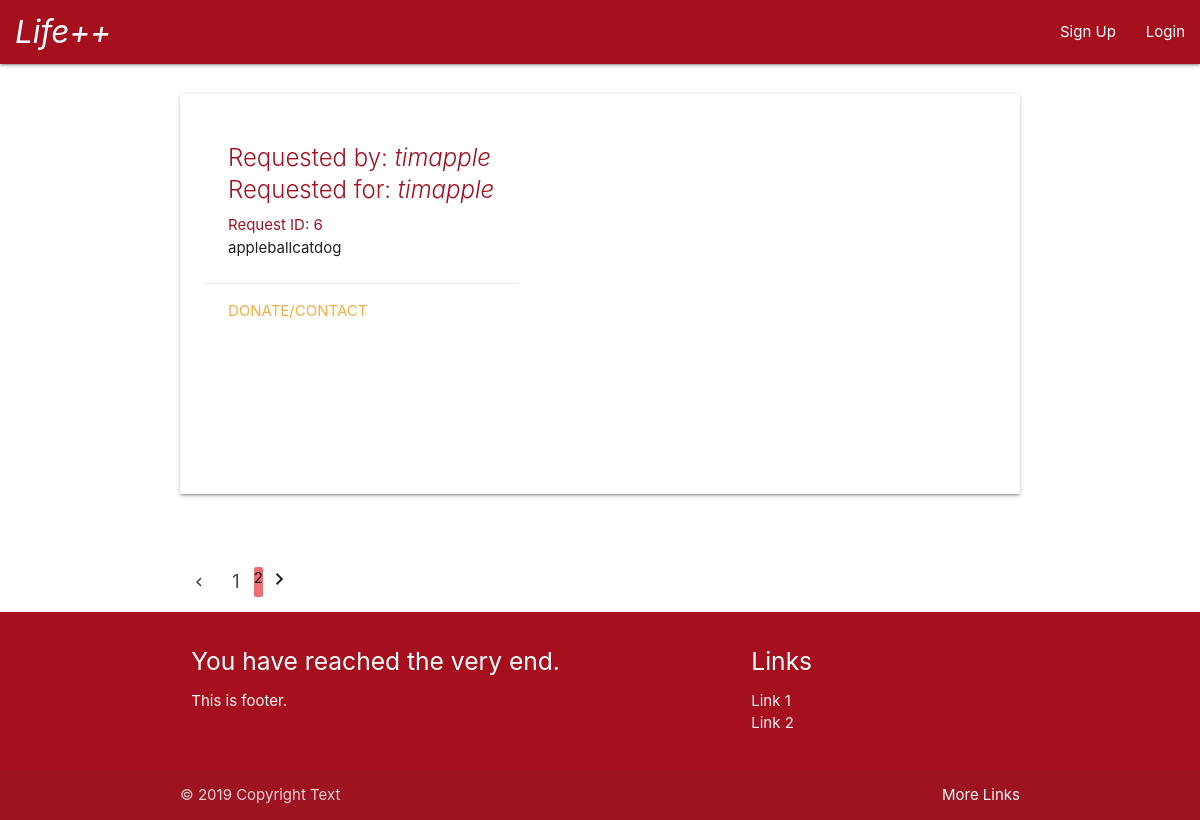
Before: /donate?page=2 with the older database file.
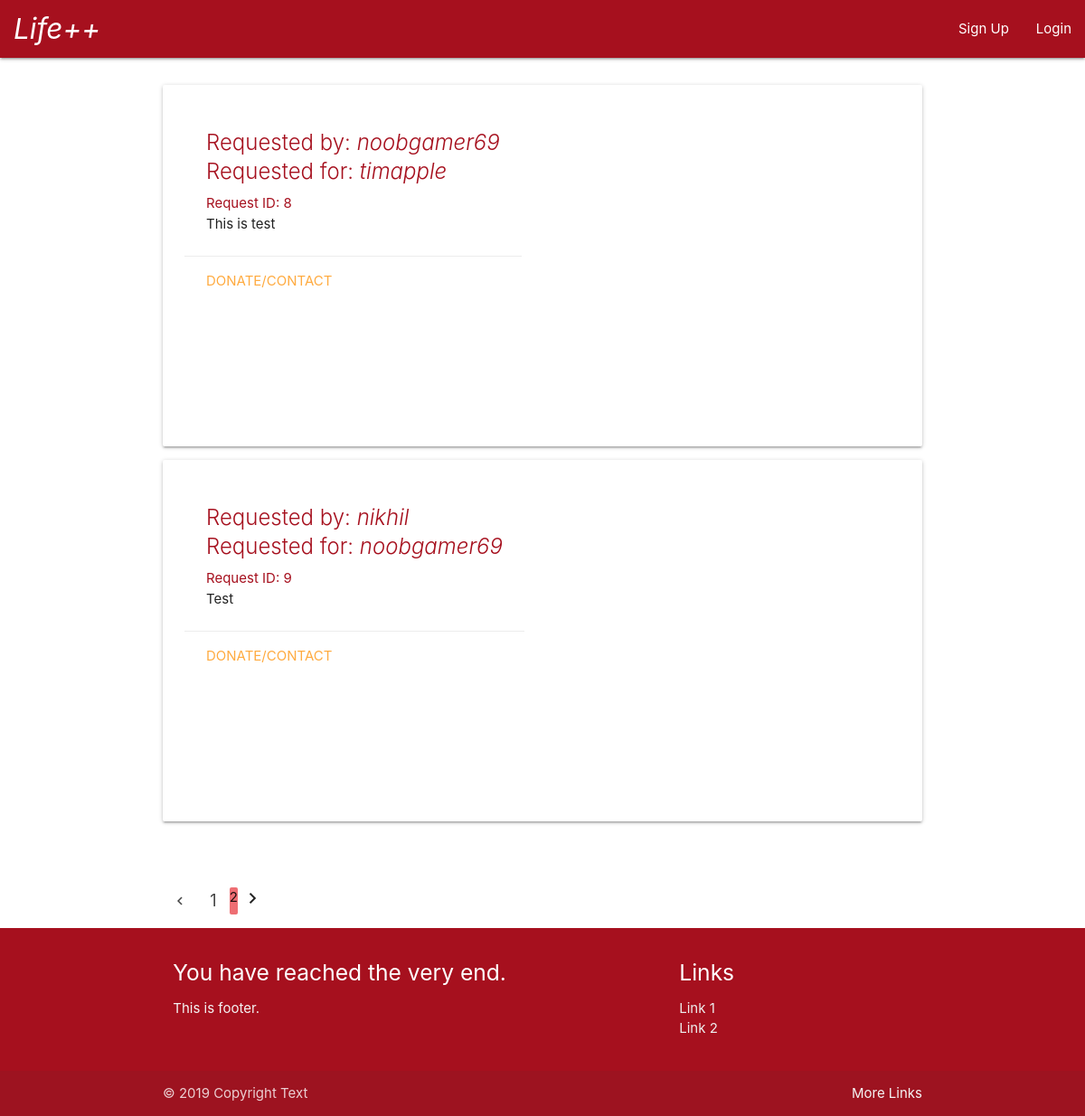
After: the same page with the newer database file.
### main/models.py (models this page shows)
class Req(models.Model):
    req_by = models.ForeignKey(User,on_delete=models.CASCADE,related_name='req_by')
    req_for = models.ForeignKey(User,on_delete=models.CASCADE,related_name='req_for')
    text = models.TextField()
    is_fulfilled = models.BooleanField(default=False)

### main/views.py (the view)
# urls.py: path('donate',views.donate,name='donate'),
def donate(request):
    request_list = Req.objects.all()
    page = request.GET.get('page',1)
    paginator = Paginator(request_list,2)
    try:
        reqs = paginator.page(page)
    except PageNotAnInteger:
        reqs = paginator.page(1)
    except EmptyPage:
        reqs = paginator.page(paginator.num_pages)
    return render(request, 'main/donate.html', {'reqs': reqs})

### main/templates/main/donate.html (shortened to what this page needs)
    <head>
        <link rel="stylesheet" href="https://cdnjs.cloudflare.com/ajax/libs/materialize/1.0.0/css/materialize.min.css">
    </head>
    <body>
        {% extends 'main/header.html' %}
        {% block content %}
            <div class="container">
                <br>
                <div class="row">
                        {% for req in reqs %}
                            <div class="card hoverable">
                                <div class="card-content" id='float-left'>
                                    <div class="card-content">
                                        <div class="card-title">
                                            <span class="req_by">Requested by: <em>{{req.req_by.username}}</em></span>
                                            <br>
                                            <span class="req_for">Requested for: <em>{{req.req_for.username}}</em></span>
                                        </div>
                                        <p><span class="req_id">Request ID: {{req.id}}</span><br>{{req.text}}</p>
                                    </div>
                                    <div class="card-action"><a href="#">Donate/Contact</a></div>
                                </div>
                                <div class="container">
                                    <div id="map">
                                    </div>
                                </div>
                            </div>
                        {% endfor %}
                </div>
                <br>
                {% if reqs.has_other_pages %}
                    <ul class="pagination">
                        {% if reqs.has_previous %}
                            <li class="material-icons"><a href="?page={{ reqs.previous_page_number }}">chevron_left</a></li>
                        {% else %}
                            <li class="disabled material-icons"><span>chevron_left</span></li>
                        {% endif %}
                        {% for i in reqs.paginator.page_range %}
                            {% if reqs.number == i %}
                                <li class="active"><span>{{ i }} </span></li>
                            {% else %}
                                <li class="waves-effect"><a href="?page={{ i }}">{{ i }}</a></li>
                            {% endif %}
                        {% endfor %}
                        {% if reqs.has_next %}
                            <li class="material-icons"><a href="?page={{ reqs.next_page_number }}">chevron_right</a></li>
                        {% else %}
                            <li class="disabled material-icons"><span>chevron_right</span></li>
                        {% endif %}
                     </ul>
                {% endif %}
            </div>
        {% endblock %}

### main/templates/main/header.html (shortened to what this page needs)
<!DOCTYPE html>
<html lang="en">
<head>
    <link rel="stylesheet" href="https://cdnjs.cloudflare.com/ajax/libs/materialize/1.0.0/css/materialize.min.css">
</head>
<body>
    <header>
        <nav>
            <div class="nav-wrapper">
                <a href="/" class="brand-logo left"><em>Life++</em></a>
                <ul id="nav-mobile" class="right hide-on-med-and-down">
                    {% if user.is_authenticated %}
                        <li><a href="profile">{{ user.username }}</a></li>
                        <li><a href="logout">Logout</a></li>
                    {% else %}
                        <li><a href="signup">Sign Up</a></li>
                        <li><a href="login">Login</a></li>
                    {% endif %}
                </ul>
            </div>
        </nav>
    </header>
    {% block content %}{% endblock %}
    <footer class="page-footer">
        <div class="container">
            <div class="row">
                <div class="col l6 s12">
                    <h5 class="white-text">You have reached the very end.</h5>
                    <p class="grey-text text-lighten-4">This is footer.</p>
                </div>
                <div class="col l4 offset-l2 s12">
                    <h5 class="white-text">Links</h5>
                    <ul>
                        <li><a class="grey-text text-lighten-3" href="#!">Link 1</a></li>
                        <li><a class="grey-text text-lighten-3" href="#!">Link 2</a></li>
                    </ul>
                </div>
            </div>
          </div>
          <div class="footer-copyright">
                <div class="container">
                    © 2019 Copyright Text
                    <a class="grey-text text-lighten-4 right" href="#!">More Links</a>
                </div>
          </div>
    </footer>
</body>
</html>

### main/templates/main/donate.html (style rules this page uses)
h1,.req_by, .req_for, .req_id { color:rgb(166,16,30)!important; }
#map { height:400px; width:100%; }
#float-left { float:left; }

### main/templates/main/header.html (style rules this page uses)
nav { background-color: rgb(166,16,30)!important; }
.page-footer { background-color: rgb(166,16,30)!important; }
.brand-logo { padding-left: 15px!important; }

Changed rows visible on the page:
removed Req: req_by.username "timapple", req_for.username "timapple", id "6", text "appleballcatdog"
added Req: req_by.username "noobgamer69", req_for.username "timapple", id "8", text "This is test"
added Req: req_by.username "nikhil", req_for.username "noobgamer69", id "9", text "Test"
